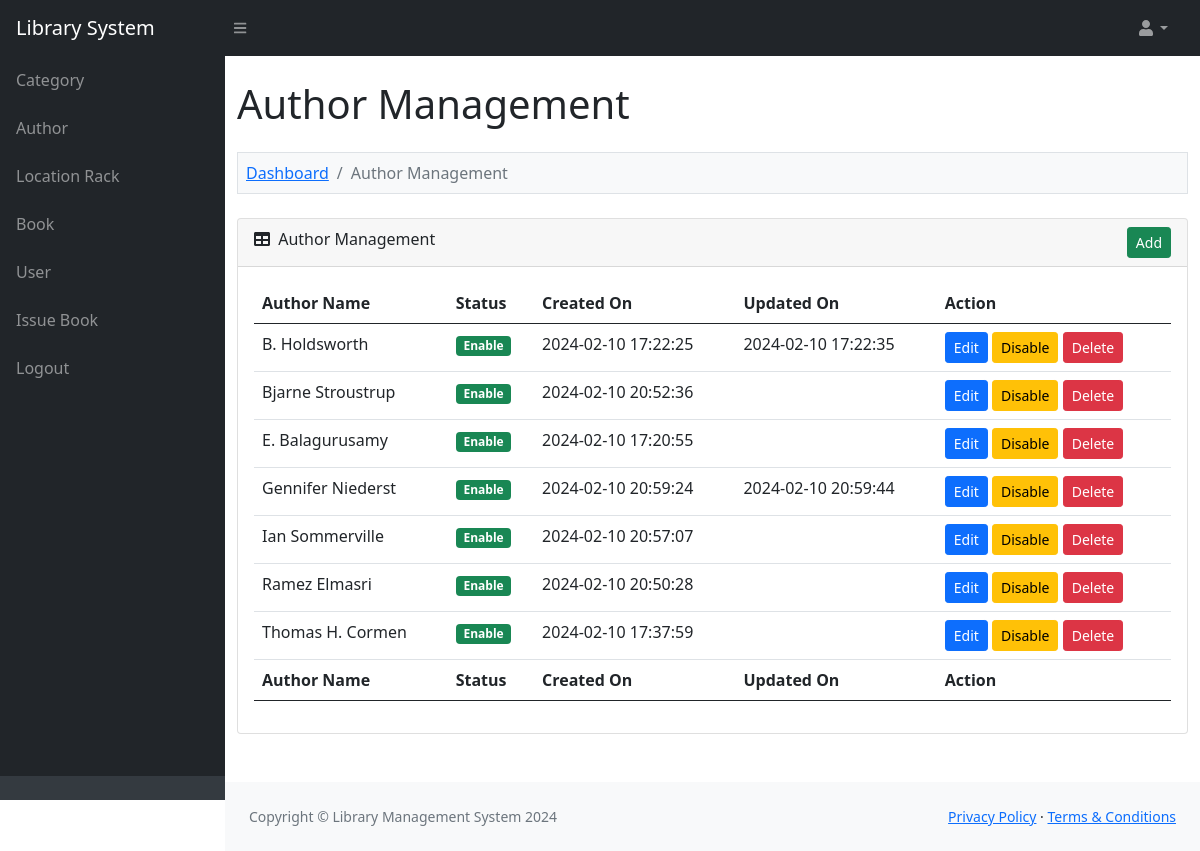
Screenshot of /admin/author.php (signed in) with the database file from the repository.
### tables this page shows
CREATE TABLE `lms_author` (
  `author_id` int(11) NOT NULL,
  `author_name` varchar(200) NOT NULL,
  `author_status` enum('Enable','Disable') NOT NULL,
  `author_created_on` varchar(30) NOT NULL,
  `author_updated_on` varchar(30) NOT NULL
);

### function.php (called while the page is built, shortened)
<?php
function convert_data($string, $action = 'encrypt')
{
	$encrypt_method = "AES-256-CBC";
	$secret_key = 'AA74CDCC2BBRT935136HH7B63C27';
	$secret_iv = '5fgf5HJ5g27';
	$key = hash('sha256', $secret_key);
	$iv = substr(hash('sha256', $secret_iv), 0, 16);
	if ($action == 'encrypt')
	{
		$output = openssl_encrypt($string, $encrypt_method, $key, 0, $iv);
	    $output = base64_encode($output);
	}
	else if ($action == 'decrypt')
	{
		$output = openssl_decrypt(base64_decode($string), $encrypt_method, $key, 0, $iv);
	}
	return $output;
}
?>

### admin/author.php (the view, shortened to what this page needs)
<?php
include '../database_connection.php';
include '../function.php';
$error = '';
$query = "
	SELECT * FROM lms_author
    ORDER BY author_name ASC
";
$statement = $connect->prepare($query);
$statement->execute();
include '../header.php';
?>
<div class="container-fluid py-4" style="min-height: 700px;">
	<h1>Author Management</h1>
	<?php
	if(isset($_GET["action"]))
	{
		if($_GET["action"] == "add")
		{
	?>
	<ol class="breadcrumb mt-4 mb-4 bg-light p-2 border">
		<li class="breadcrumb-item"><a href="index.php">Dashboard</a></li>
        <li class="breadcrumb-item"><a href="author.php">Author Management</a></li>
        <li class="breadcrumb-item active">Add Author</li>
    </ol>
    <div class="row">
    	<div class="col-md-6">
    		<?php
    		if($error != '')
    		{
    			echo '<div class="alert alert-danger alert-dismissible fade show" role="alert"><ul class="list-unstyled">'.$error.'</ul> <button type="button" class="btn-close" data-bs-dismiss="alert" aria-label="Close"></button></div>';
    		}
    		?>
    		<div class="card mb-4">
    			<div class="card-header">
    				<i class="fas fa-user-plus"></i> Add New Author
                </div>
                <div class="card-body">
                	<form method="post">
                		<div class="mb-3">
                			<label class="form-label">Author Name</label>
                			<input type="text" name="author_name" id="author_name" class="form-control" />
                		</div>
                		<div class="mt-4 mb-0">
                			<input type="submit" name="add_author" class="btn btn-success" value="Add" />
                		</div>
                	</form>
                </div>
            </div>
    	</div>
    </div>
	<?php
		}
		else if($_GET["action"] == 'edit')
		{
			$author_id = convert_data($_GET["code"], 'decrypt');
			if($author_id > 0)
			{
				$query = "
				SELECT * FROM lms_author
                WHERE author_id = '$author_id'
				";
				$author_result = $connect->query($query);
				foreach($author_result as $author_row)
				{
	?>
	<ol class="breadcrumb mt-4 mb-4 bg-light p-2 border">
		<li class="breadcrumb-item"><a href="index.php">Dashboard</a></li>
        <li class="breadcrumb-item"><a href="author.php">Author Management</a></li>
        <li class="breadcrumb-item active">Edit Author</li>
    </ol>
    <div class="row">
    	<div class="col-md-6">
    		<div class="card mb-4">
    			<div class="card-header">
    				<i class="fas fa-user-edit"></i> Edit Author Details
    			</div>
    			<div class="card-body">
    				<form method="post">
    					<div class="mb-3">
    						<label class="form-label">Author Name</label>
    						<input type="text" name="author_name" id="author_name" class="form-control" value="<?php echo $author_row['author_name']; ?>" />
    					</div>
    					<div class="mt-4 mb-0">
    						<input type="hidden" name="author_id" value="<?php echo $_GET['code']; ?>" />
    						<input type="submit" name="edit_author" class="btn btn-primary" value="Edit" />
    					</div>
    				</form>
    			</div>
    		</div>
    	</div>
    </div>
	<?php
				}
			}
		}
	}
	else
	{
	?>
	<ol class="breadcrumb mt-4 mb-4 bg-light p-2 border">
		<li class="breadcrumb-item"><a href="index.php">Dashboard</a></li>
		<li class="breadcrumb-item active">Author Management</li>
	</ol>
	<div class="card mb-4">
		<div class="card-header">
			<div class="row">
				<div class="col col-md-6">
					<i class="fas fa-table me-1"></i> Author Management
				</div>
				<div class="col col-md-6" align="right">
					<a href="author.php?action=add" class="btn btn-success btn-sm">Add</a>
				</div>
			</div>
		</div>
		<div class="card-body">
			<table id="datatablesSimple" class="table">
				<thead>
					<tr>
						<th>Author Name</th>
						<th>Status</th>
						<th>Created On</th>
						<th>Updated On</th>
						<th>Action</th>
					</tr>
				</thead>
				<tfoot>
					<tr>
						<th>Author Name</th>
						<th>Status</th>
						<th>Created On</th>
						<th>Updated On</th>
						<th>Action</th>
					</tr>
				</tfoot>
				<tbody>
				<?php
				if($statement->rowCount() > 0)
				{
					foreach($statement->fetchAll() as $row)
					{
						$author_status = '';
						$author_status_btn = '';
						if($row['author_status'] == 'Enable')
						{
							$author_status = '<div class="badge bg-success">Enable</div>';
							$author_status_btn='Disable';
						}
						else
						{
							$author_status = '<div class="badge bg-danger">Disable</div>';
							$author_status_btn='Enable';
						}
						echo '
						<tr>
							<td>'.$row["author_name"].'</td>
							<td>'.$author_status.'</td>
							<td>'.$row["author_created_on"].'</td>
							<td>'.$row["author_updated_on"].'</td>
							<td>
								<a href="author.php?action=edit&code='.convert_data($row["author_id"]).'" class="btn btn-sm btn-primary">Edit</a>
								<button type="button" name="delete_button" class="btn btn-warning btn-sm" onclick="delete_data(`'.$row["author_id"].'`, `'.$row["author_status"].'`)">'.$author_status_btn.'</button>
								<button name="dlt-btn" class="btn btn-danger btn-sm dlt-btn"  onclick="delete_cat(`'.$row["author_id"].'`);">Delete</button>
							</td>
						</tr>
						';
					}
				}
				else
				{
					echo '
					<tr>
						<td colspan="4" class="text-center">No Data Found</td>
					</tr>
					';
				}
				?>
				</tbody>
			</table>
		</div>
	</div>
	<?php
	}
	?>
</div>
<?php
include '../footer.php';
?>

### rows the page displays
lms_author: author_name "B. Holdsworth", shows "Enable", author_created_on "2024-02-10 17:22:25", author_updated_on "2024-02-10 17:22:35", author_status "Disable"
lms_author: author_name "Bjarne Stroustrup", shows "Enable", author_created_on "2024-02-10 20:52:36", author_status "Disable"
lms_author: author_name "E. Balagurusamy", shows "Enable", author_created_on "2024-02-10 17:20:55", author_status "Disable"
lms_author: author_name "Gennifer Niederst", shows "Enable", author_created_on "2024-02-10 20:59:24", author_updated_on "2024-02-10 20:59:44", author_status "Disable"
lms_author: author_name "Ian Sommerville", shows "Enable", author_created_on "2024-02-10 20:57:07", author_status "Disable"
lms_author: author_name "Ramez Elmasri", shows "Enable", author_created_on "2024-02-10 20:50:28", author_status "Disable"
lms_author: author_name "Thomas H. Cormen", shows "Enable", author_created_on "2024-02-10 17:37:59", author_status "Disable"
